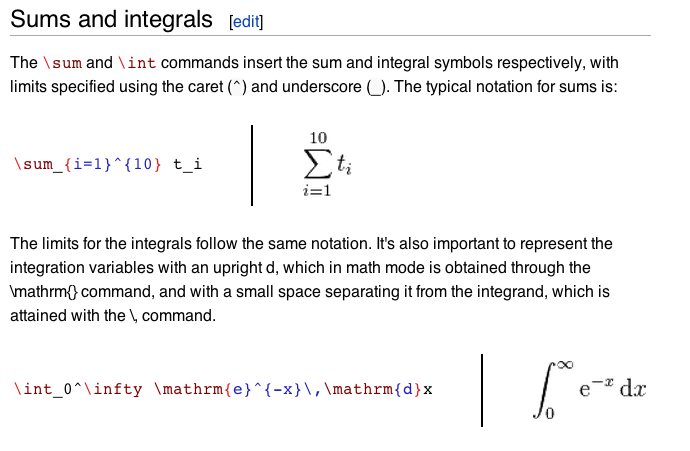
#> input picture segmentation/seg1.png, 690 x 451 px
$ python seg.py
#> lines starting #> are read from the running program, lines starting #| are printed output that depends on the picture; after the words box and inside, x2 and y2 are one past the last pixel; in counts of white or black regions, pixels touching at a corner belong together
# %%
import cv2
import numpy as np
import matplotlib.pyplot as plt

# %%
# read in image and convert it to
img = cv2.imread("seg1.png")
#> img is the input picture: shape (451, 690, 3); mean B, G, R 243.3, 243, 243.4
gray_img = cv2.cvtColor(img, cv2.COLOR_BGR2GRAY)
blur_gray_img = cv2.medianBlur(gray_img, 5)
invert_blur_gray_img = cv2.bitwise_not(blur_gray_img)

# %%
# from https://docs.opencv.org/3.4/d7/d4d/tutorial_py_thresholding.html
# hresholding

ret, th1 = cv2.threshold(invert_blur_gray_img, 127, 255, cv2.THRESH_BINARY)
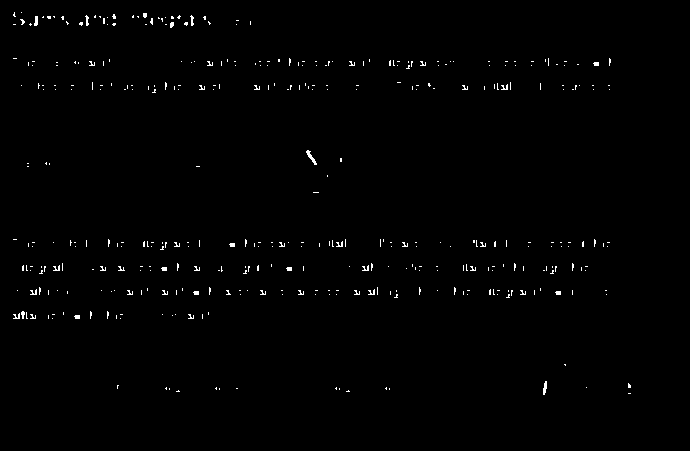
#> th1: shape (451, 690); 0.76% white in thin lines or dots, all inside (x1, y1, x2, y2) = (13, 12, 631, 395)
th2 = cv2.adaptiveThreshold(invert_blur_gray_img, 255, cv2.ADAPTIVE_THRESH_MEAN_C, cv2.THRESH_BINARY, 11, 2)
#> th2: shape (451, 690); 81.8% white; 114 black regions (81 under 20 px), largest, box (x1, y1, x2, y2) and area: (125, 53, 585, 75) 6005, (156, 282, 547, 304) 5309, (8, 233, 370, 256) 4828
th3 = cv2.adaptiveThreshold(invert_blur_gray_img, 255, cv2.ADAPTIVE_THRESH_GAUSSIAN_C, cv2.THRESH_BINARY, 11, 2)
#> th3: shape (451, 690); 86.3% white; 152 black regions (96 under 20 px), largest, box (x1, y1, x2, y2) and area: (157, 283, 546, 303) 4090, (9, 234, 369, 255) 3711, (374, 234, 615, 254) 2478

th2 = cv2.bitwise_not(th2) # invert color
th3 = cv2.bitwise_not(th3) # invert color

titles = ['original', 'global v = 127', 'mean', 'gaussian']
images = [invert_blur_gray_img, th1, th2, th3]

for i in range(4):
    plt.subplot(2, 2, i+1), plt.imshow(images[i], 'gray')
    plt.title(titles[i])
    plt.xticks([]),plt.yticks([])
plt.show()

# %%
# from https://www.youtube.com/watch?v=s4Gx4JbPdrM timestamp 4:03
# dilation / line segmentation
kernel = np.ones((3, 85), np.uint8)
dilated = cv2.dilate(th3, kernel, iterations = 1)  # can use invert_blur_gray_img, th1, th2, th3
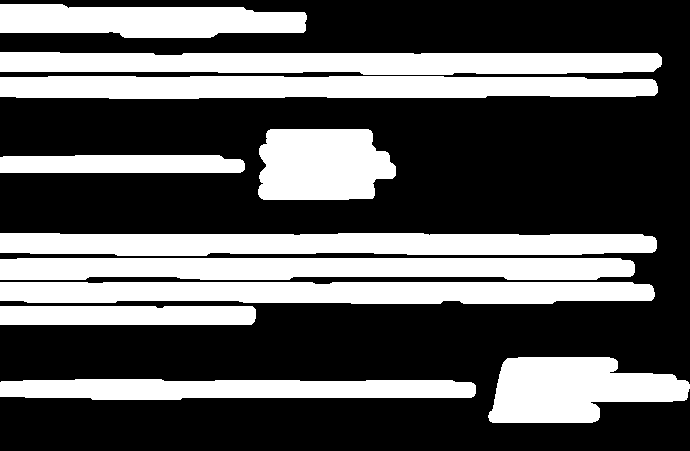
#> dilated: shape (451, 690); 35.5% white; 11 white regions
plt.imshow(dilated, cmap='gray')

# draw contours on each line
(contours, heirarchy) = cv2.findContours(dilated.copy(), cv2.RETR_EXTERNAL, cv2.CHAIN_APPROX_NONE)
#> contours = 11 contours; largest, box (x1, y1, x2, y2) and area: (0, 76, 658, 99) 13053, (0, 233, 657, 256) 12730, (0, 282, 655, 304) 12616, (0, 52, 662, 75) 12480, (0, 258, 635, 280) 12213
sorted_contours_lines = sorted(contours, key=lambda ctr : cv2.boundingRect(ctr)[1]) # (x, y , w, h)
#> sorted_contours_lines has the same summary as contours

# %%
img2 = img.copy()

# identify lines and enclose them with rectangles
for ctr in sorted_contours_lines:
    x,y,w,h = cv2.boundingRect(ctr)
    cv2.rectangle(img2, (x,y), (x+w, y+h), (40, 100, 250), 2)
#> this loop made 11 passes
#> (x, y, w, h) on passes 1 to 11: (0, 4, 307, 34), (0, 52, 662, 23), (0, 76, 658, 23), (258, 129, 138, 71), (0, 155, 245, 18), (0, 233, 657, 23), (0, 258, 635, 22), (0, 282, 655, 22), (0, 306, 256, 19), (488, 357, 202, 66), (0, 379, 476, 21)
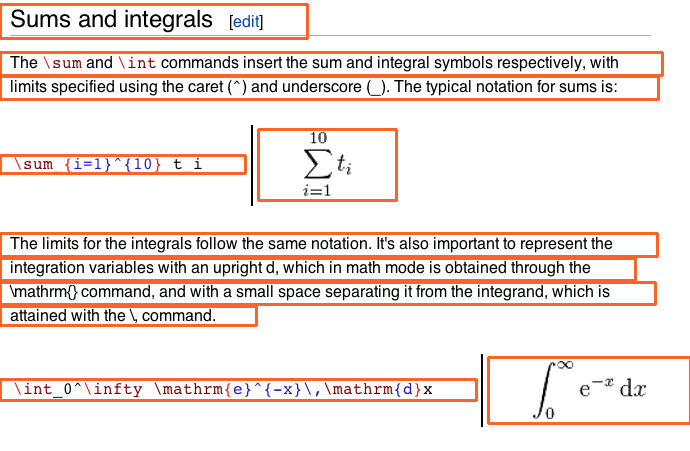
#> img2: shape (451, 690, 3); 9.05% of pixels changed, all inside (x1, y1, x2, y2) = (0, 3, 690, 425)

plt.imshow(img2)

# %%
# dilation / text segmentation

kernel2 = np.ones((3,85), np.uint8)
dilated2 = cv2.dilate(invert_blur_gray_img, kernel2, iterations=1)
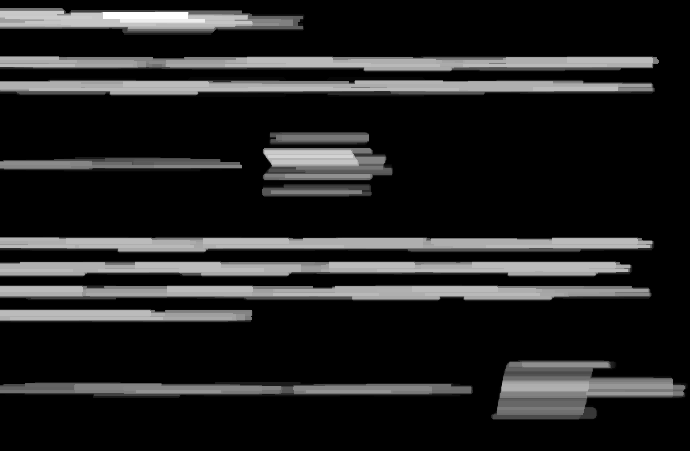
#> dilated2: shape (451, 690); min 0, max 255, mean 33.8
plt.imshow(dilated2, cmap='gray')

# %%
img3 = img.copy()

for line in sorted_contours_lines:
    # roi of each line
    x,y,w,h = cv2.boundingRect(line)
    roi_line = dilated2[y:y+w, x:x+w]

    # draw contours on eaach word
    (cnt, heirarachy) = cv2.findContours(roi_line.copy(), cv2.RETR_EXTERNAL, cv2.CHAIN_APPROX_NONE)
    sorted_contours_words = sorted(cnt, key=lambda cntr : cv2.boundingRect(cntr)[0])

    for word in sorted_contours_words:
        x2,y2,w2,h2 = cv2.boundingRect(word)
        cv2.rectangle(img3, (x+x2, y+y2), (x+x2+w2, y+y2+h2), (255,255,100), 2)
#> this loop made 11 passes
#> pass 1, `roi_line = dilated2[y:y+w, x:x+w]`:
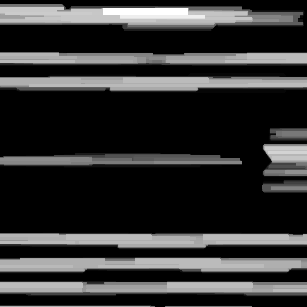
#> roi_line: shape (307, 307); min 0, max 255, mean 49.9
#> pass 3, `roi_line = dilated2[y:y+w, x:x+w]`:
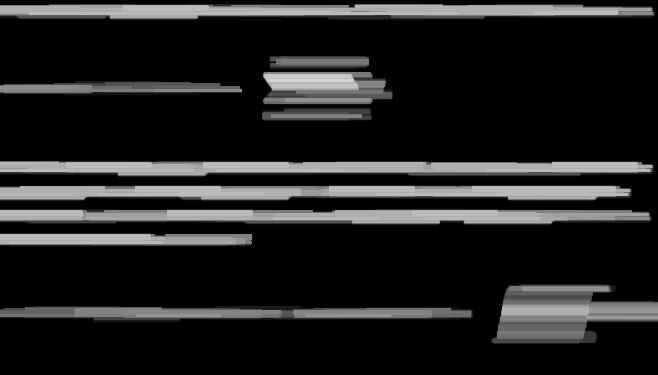
#> roi_line: shape (375, 658); min 0, max 211, mean 33.3
#> after the loop:
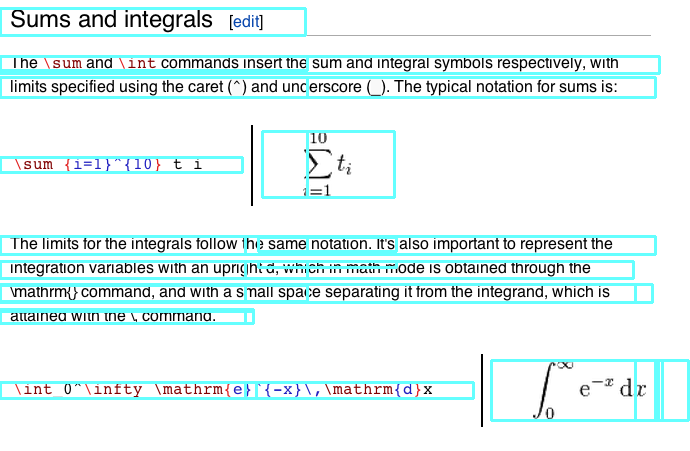
#> img3: shape (451, 690, 3); 11.28% of pixels changed, all inside (x1, y1, x2, y2) = (0, 7, 690, 422)

plt.imshow(img3)
# %%
#> figure, not shown here; B, G, R data is drawn as R, G, B

$ run again, with segmentation/num1.png copied over segmentation/seg1.png
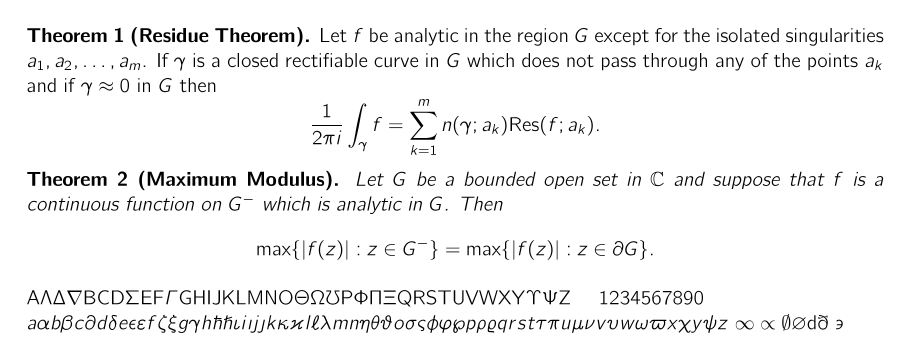
#> input picture segmentation/num1.png, 912 x 360 px
#> img is the input picture: shape (360, 912, 3); min 0, max 255, mean 243.2
#> `ret, th1 = cv2.threshold(invert_blur_gray_img, 127, 255, cv2.THRESH_BI..`:
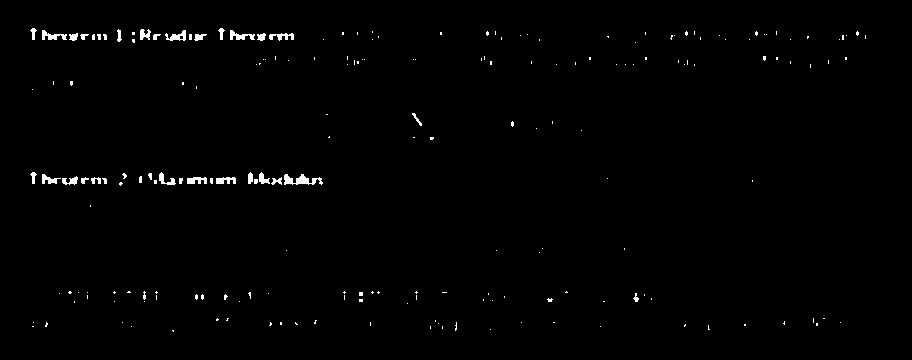
#> th1: shape (360, 912); 0.88% white; 202 white regions (170 under 20 px), largest, box (x1, y1, x2, y2) and area: (284, 174, 323, 185) 228, (42, 30, 67, 40) 125, (230, 30, 255, 40) 125
#> dilated: shape (360, 912); 40.5% white; 9 white regions
#> contours = 9 contours; largest, box (x1, y1, x2, y2) and area: (0, 23, 912, 49) 19491, (0, 166, 912, 193) 18948, (0, 311, 888, 337) 18900, (0, 50, 912, 74) 17244, (0, 286, 745, 310) 15436
#> sorted_contours_lines has the same summary as contours
#> the loop `for ctr in sorted_contours_lines:` made 9 passes
#> (x, y, w, h) on passes 1 to 8: (0, 23, 912, 26), (0, 50, 912, 24), (0, 75, 259, 20), (269, 95, 360, 63), (0, 166, 912, 27), (0, 192, 547, 23), (213, 238, 478, 22), (0, 286, 745, 24)
#> the loop `for line in sorted_contours_lines:` made 9 passes
#> after the loop `for line in sorted_contours_lines:`:
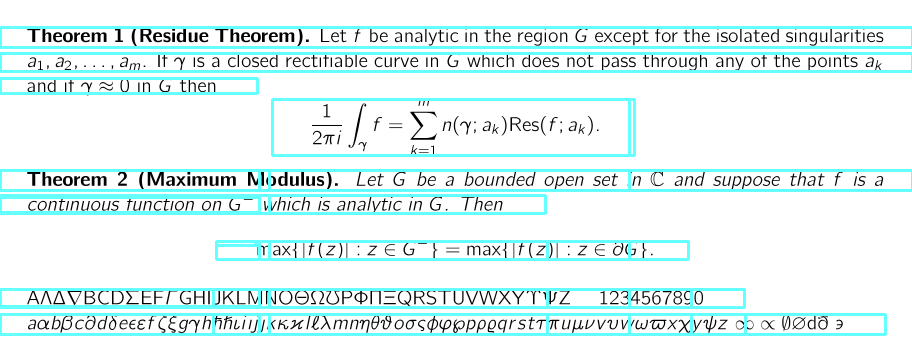
#> img3: shape (360, 912, 3); 11.96% of pixels changed, all inside (x1, y1, x2, y2) = (0, 26, 912, 336)
